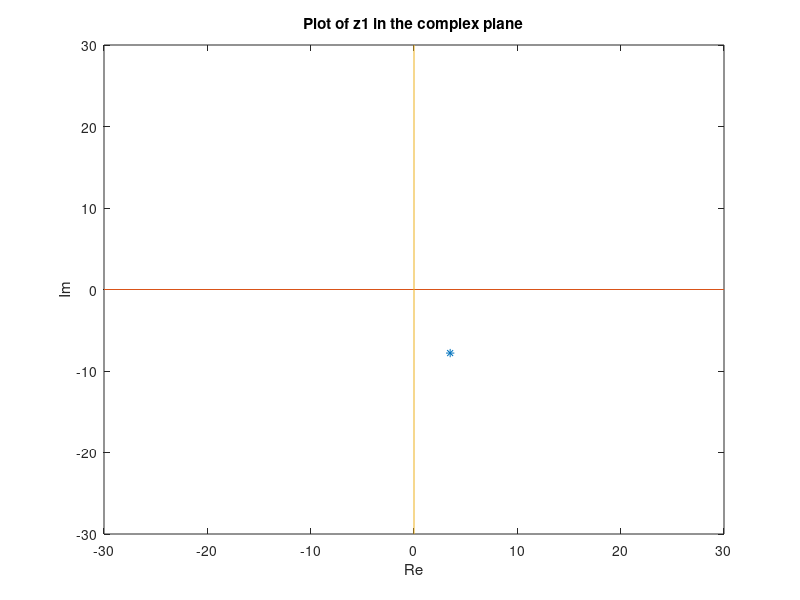
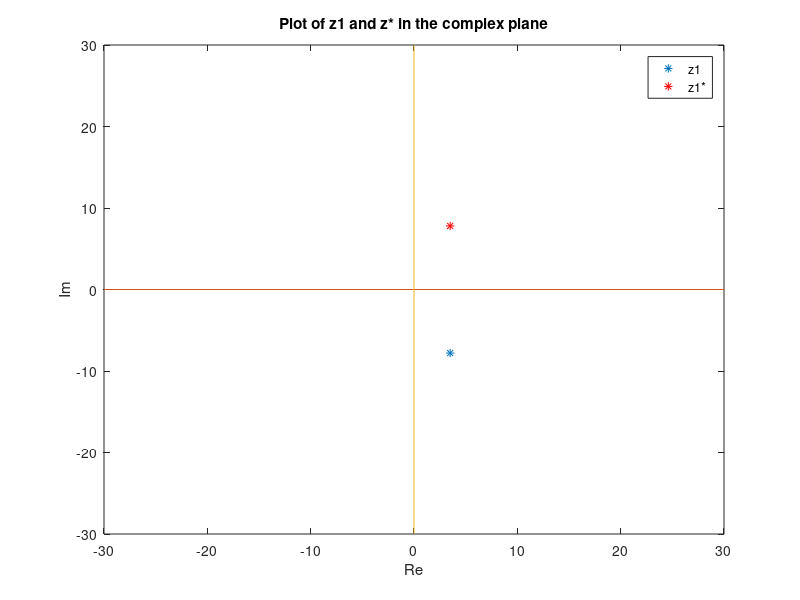
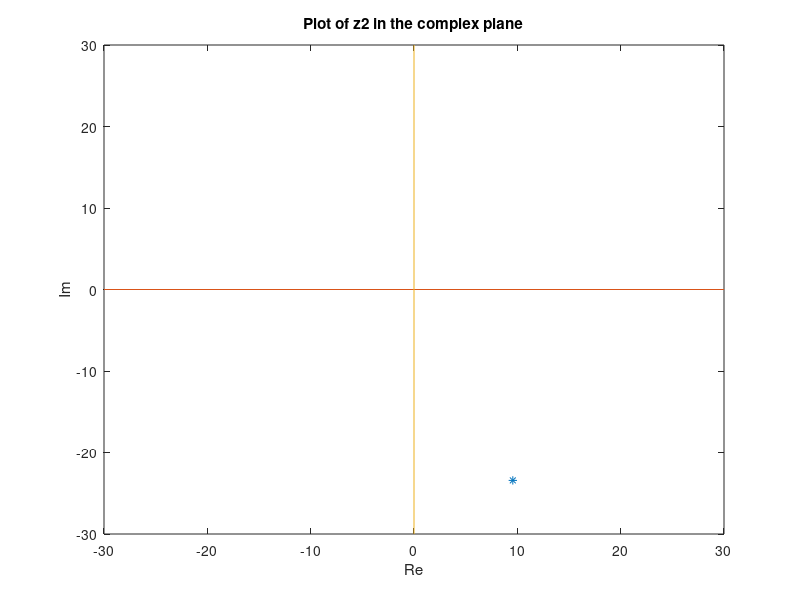

These charts were generated, in order, by the following MATLAB code: (Note: this script raises an error after producing the figures.)
%% 5. exercise set

%% 1. Complex numbers

% INPUT
a = 3.5;
b = -7.8;
z1 = a+b*i;

% COMP
rz1=real(z1);                   % Real part of z1
imz1=imag(z1);                  % Imaginary part of z1

% OUTPUT
figure(10)
plot(rz1,imz1,'*')              % Plotting z1 in the complex plane
axis([-30 30 -30 30])
hold on
plot([-30 30], [0 0])           % Create x-axis on plot
plot([0 0], [-30 30])           % Create y-axis on plot

xlabel('Re')        
ylabel('Im')
title('Plot of z1 in the complex plane')
hold off

%%%%%%%%%%%%%%%%%%%%%%%%%%%%%%%%%%%%%%%%%%%%%%%%%%%%%%%%%%%%%%%%%%%%%%%%%%%

% Modulus and argument

% By definition:
'Modulus of z1 calculated from definition:'
mod_z1=sqrt(a^2 + b^2)   
'Argument of z1 calculated from definition:'
arg_z1=atan(b/a)                

% By matlab commands
'Modulus of z1 calculated with matlab command:'
mod2_z1 = abs(z1)              
'Argument of z1 calculated with matlab command:'
arg2_z1= angle(z1)             

% On the plot the modulus of z1 is the length from (0,0) to z1, and the
% argument is the angle between the real axis and the line from (0,0) to z1.

%%%%%%%%%%%%%%%%%%%%%%%%%%%%%%%%%%%%%%%%%%%%%%%%%%%%%%%%%%%%%%%%%%%%%%%%%%%

% Complex conjugate of z1, z1_con

% INPUT
'Complex conjugate, z1*'
z1_con=a-b*i                    % Complex conjugate of z1


% COMP
rz1_con = real(z1_con);         % Real part of the conjugate
imz1_con = imag(z1_con);        % Imaginary part of the conjugate

% Modulus and argument
'Modulus of z1* calculated with matlab command:'
mod2_z1_con = abs(z1_con) 
'Argument of z1* calculated with matlab command:'
arg2_z1_con= angle(z1_con)      


% OUPUT
figure(11)
plot(rz1,imz1,'*',rz1_con,imz1_con,'r*')      % Plotting z1* and z1 in the complex plane
axis([-30 30 -30 30])
hold on
plot([-30 30], [0 0])           % Create x-axis on plot
plot([0 0], [-30 30])           % Create y-axis on plot

xlabel('Re')        
ylabel('Im')
title('Plot of z1 and z* in the complex plane')
hold off
legend('z1','z1*')

% The modulus of the complex conjugate, z1*, is the same as for z1, and the
% argument z1* has the same value, but the opposite sign of that of z1.

%%%%%%%%%%%%%%%%%%%%%%%%%%%%%%%%%%%%%%%%%%%%%%%%%%%%%%%%%%%%%%%%%%%%%%%%%%%

%% 1b.

%INPUT
z2=25.3*exp(i*5.1);

%COMP
rz2=real(z2);
imz2= imag(z2);

% Modulus and argument of z2
'Modulus of z2 calculated with matlab command:'
mod2_z2 = abs(z2)               
'Argument of z2 calculated with matlab command:'
arg2_z2= angle(z2)             

%OUTPUT
figure(12)
plot(rz2,imz2,'*')
axis([-30 30 -30 30])
hold on
plot([-30 30], [0 0])           % Create x-axis on plot
plot([0 0], [-30 30])           % Create y-axis on plot
xlabel('Re')        
ylabel('Im')
title('Plot of z2 in the complex plane')
hold off

%%%%%%%%%%%%%%%%%%%%%%%%%%%%%%%%%%%%%%%%%%%%%%%%%%%%%%%%%%%%%%%%%%%%%%%%%%%

% On the form z2=a + ib, z2 is written as z2 = 9.6 - 23.4i. Where a = 9.6
% and b = -23.4

%%%%%%%%%%%%%%%%%%%%%%%%%%%%%%%%%%%%%%%%%%%%%%%%%%%%%%%%%%%%%%%%%%%%%%%%%%%

%% 2. Seismogram

% 2a)
% INPUT
load col_z.txt                  % Loading the seismogram
t_int=0:(length(col_z)-1);      % Time intervals
freq=20;                        % Sampling frequency
t=t_int/freq;                   % Sampling time
f=col_z;                        % Denoting the seismogram as f

%%%%%%%%%%%%%%%%%%%%%%%%%%%%%%%%%%%%%%%%%%%%%%%%%%%%%%%%%%%%%%%%%%%%%%%%%%%

%OUTPUT

figure(20)
plot(t,f)
ylabel('Amplitude')
xlabel('Time (s)')
title('Seismogram of Mariana Island earthquake')

%%%%%%%%%%%%%%%%%%%%%%%%%%%%%%%%%%%%%%%%%%%%%%%%%%%%%%%%%%%%%%%%%%%%%%%%%%%

%% 2b) Removing the mean

%COMP
fmean=mean(f);                  % Finding the mean of the seismogram
fm=f-fmean;                     % Removing the mean from the seismogram to get the mean of f = 0

%OUTPUT
figure(21)
subplot(3,1,1)
plot(t,f)
grid on
ylabel('Amplitude')
xlabel('Time (s)')
title('Original seismogram of Mariana Island earthquake, f(t)')

subplot(3,1,2)
plot(t,fm,'r')
grid on
ylabel('Amplitude')
xlabel('Time (s)')
title('Timeshifted seismogram, mean=0, fm(t) ')

subplot(3,1,3)
plot(t,f,t,fm,'r')
grid on
ylabel('Amplitude')
xlabel('Time (s)')
title('Comparison between f(t) and fm(t)')
legend('f(t)','fm(t)')

% The timeseries f(t) is shifted downwards when the mean is removed from
% the signal. The modified signal, fm(t), is centered around 0 on the
% y-axis.

%%%%%%%%%%%%%%%%%%%%%%%%%%%%%%%%%%%%%%%%%%%%%%%%%%%%%%%%%%%%%%%%%%%%%%%%%%%

%% 2c) Detrending the signal

%COMP
fd=detrend(f);                  % Removing trends from the signal

%OUTPUT
figure(22)
subplot(3,1,1)
plot(t,f)
grid on
ylabel('Amplitude')
xlabel('Time (s)')
title('Original seismogram of Mariana Island earthquake, f(t)')

subplot(3,1,2)
plot(t,f,t,fd,'g')
grid on
ylabel('Amplitude')
xlabel('Time (s)')
title('Comparison between f(t) and fd(t)')
legend('f(t)','fd(t)')

subplot(3,1,3)
plot(t,fm,'r',t,fd,'g')
grid on
ylabel('Amplitude')
xlabel('Time (s)')
title('Comparison between fm(t) and fd(t)')
legend('fm(t)','fd(t)')

% When using the detrend command the trends in the seismogram is removed.
% The modified signal, fd(t), is centered around 0 on the y-axis.
% In addition, an upward-going trend is removed, and the signal is
% therefore oriented more along the horizontal axis, unlike fm(t) which is
% sloping upwards with time. When using the detrend command on f(t), it is
% not necessary to remove the mean first as we did in 2b.

%%%%%%%%%%%%%%%%%%%%%%%%%%%%%%%%%%%%%%%%%%%%%%%%%%%%%%%%%%%%%%%%%%%%%%%%%%%

%% 2d) Downsampling script

%INPUT
a=length(fd);                   % Length of the signal

%COMP
d=20/0.5;                       % Ratio between orginal and new sampling
fd1=fd(1:d:a);                  % Picking out every 40 point (ratio =40)
t1=t(1:d:a);                    % Creating a time vector with every 40 point

%OUTPUT
figure(23)
subplot(2,1,1)
plot(t,fd)
grid on
ylabel('Amplitude')
xlabel('Time (s)')
title('Original seismogram of Mariana Island earthquake, fd(t)')

subplot(2,1,2)
plot(t1,fd1)
grid on
ylabel('Amplitude')
xlabel('Time (s)')
title('Downsampled seismogram of Mariana Island earthquake, fd1(t)')

figure(24)
subplot(2,1,1)
plot(t,fd,'*-')
grid on
ylabel('Amplitude')
xlabel('Time (s)')
axis([1100 1120 -1.5*10^4 1.5*10^4])
title('Zoom in on original seismogram, fd(t)')

subplot(2,1,2)
plot(t1,fd1,'*-')
grid on
ylabel('Amplitude')
xlabel('Time (s)')
axis([1100 1120 -1.5*10^4 1.5*10^4])
title('Zoom in on downsampled seismogram, fd1(t)')

% When looking at the whole signal it is difficult to see any difference
% between the orignal signal and the downsampled one. However, when looking
% at a zoomed in section the difference is great. The signals resolution is
% greatly reduced. The smooth waves from the original signal is reduced to
% a jagged signal. The points marking the samples are also greatly reduced.

%%%%%%%%%%%%%%%%%%%%%%%%%%%%%%%%%%%%%%%%%%%%%%%%%%%%%%%%%%%%%%%%%%%%%%%%%%%

%% Downsampling using downsample command

%COMP
fd_ds=downsample(fd,40);        % The downsample command picks every 40 point from fd
t_ds=downsample(t,40);          % Need to downsample the time vector for plotting

%OUTPUT
figure(25)
subplot(3,1,1)
plot(t,fd)
grid on
ylabel('Amplitude')
xlabel('Time (s)')
title('Original seismogram of Mariana Island earthquake, fd(t)')

subplot(3,1,2)
plot(t1,fd1)
grid on
ylabel('Amplitude')
xlabel('Time (s)')
title('Downsampled seismogram of Mariana Island earthquake, fd1(t)')

subplot(3,1,3)
plot(t_ds,fd_ds)
grid on
ylabel('Amplitude')
xlabel('Time (s)')
title('Downsampled seismogram, fd2(t), using the downsample command')

figure(26)
subplot(3,1,1)
plot(t,fd,'*-')
grid on
ylabel('Amplitude')
xlabel('Time (s)')
axis([1100 1120 -1.5*10^4 1.5*10^4])
title('Zoom in on original seismogram, fd(t)')

subplot(3,1,2)
plot(t1,fd1,'*-')
grid on
ylabel('Amplitude')
xlabel('Time (s)')
axis([1100 1120 -1.5*10^4 1.5*10^4])
title('Zoom in on downsampled seismogram, fd1(t)')

subplot(3,1,3)
plot(t1,fd_ds,'*-')
grid on
ylabel('Amplitude')
xlabel('Time (s)')
axis([1100 1120 -1.5*10^4 1.5*10^4])
title('Zoom in on downsampled seismogram, fd2(t)')

% The downsampled signal resulting from the downsample command seems to be
% similar to the one resulting from my script.

%%%%%%%%%%%%%%%%%%%%%%%%%%%%%%%%%%%%%%%%%%%%%%%%%%%%%%%%%%%%%%%%%%%%%%%%%%%

%% 2d) Upsampling

%INPUT
a2=length(fd);                  % Length of fd
freq2=80;                       % New, upsampled frequency
c=(length(fd))*4;               % Increasing the amount of samples by a factor of 4 (20*4=80Hz)
to=0:c;                         % Time increments increased by a factor of 4
t2=to/freq2;                    % New time vector 

%COMP
fd3=interp1(t,fd,t2);           % Using the interp1 command to interpolate fd
fd4=interp1(t,fd,t2,'spline');  % Using the interp1 command to interpolate fd, with the spline method

%OUTPUT
figure(27)
subplot(3,1,1)
plot(t,fd)
grid on
ylabel('Amplitude')
xlabel('Time (s)')
title('Original seismogram of Mariana Island earthquake, 20Hz, fd(t)')

subplot(3,1,2)
plot(t2,fd3)
grid on
ylabel('Amplitude')
xlabel('Time (s)')
title('Upsampled seismogram, using linear interpolation, 80Hz, fd3(t)')

subplot(3,1,3)
plot(t2,fd4)
grid on
ylabel('Amplitude')
xlabel('Time (s)')
title('Upsampled seismogram, using spline interpolation, 80Hz, fd4(t)')

% Zoomed in sections
figure(28)
subplot(3,1,1)
plot(t,fd,'*-')
axis([1100 1110 -10^4 10^4])
ylabel('Amplitude')
xlabel('Time (s)')
title('Original seismogram, fd(t), zoomed in')

subplot(3,1,2)
plot(t2,fd3,'*-')
axis([1100 1110 -10^4 10^4])
grid on
ylabel('Amplitude')
xlabel('Time (s)')
title('Upsampled seismogram, fd3(t), zoomed in')

subplot(3,1,3)
plot(t2,fd4,'*-')
grid on
axis([1100 1110 -10^4 10^4])
ylabel('Amplitude')
xlabel('Time (s)')
title('Upsampled seismogram, fd4(t), zoomed in ')

% There is no visible change in the signal after upsampling. Even after
% zooming in the signal looks the same. The difference is only seen when marking
% the samples with *, then the increased amount of samples can be seen.
% Even so, the original signal is already very densly sampled and the shape
% of the signal does not really change with the increased amount of
% samples.

%%%%%%%%%%%%%%%%%%%%%%%%%%%%%%%%%%%%%%%%%%%%%%%%%%%%%%%%%%%%%%%%%%%%%%%%%%%

%% 2e) Taper function

clear all
close all

%INPUT
% Preparing the signal
load col_z.txt                  % Loading the seismogram
ft=col_z;                       % Defining f(t)
fd=detrend(ft);                 % Detrending the signal
freq=20;                        % Frequency
np=length(fd);                  % Length fd
t_int=0:(length(fd)-1);         % Time intervals
t=t_int/freq;                   % Sampling time vector

%%%%%%%%%%%%%%%%%%%%%%%%%%%%%%%%%%%%%%%%%%%%%%%%%%%%%%%%%%%%%%%%%%%%%%%%%%%

%Input for Taper1, 3s
range1=3;                       % 3 seconds range
s_range1=range1*freq;           % Sampling range (3 seconds * amount of samples per sec)
theta1=linspace(0,pi,s_range1); % Defining theta, 0-pi, over the length of the 3 s range

costap1=zeros(1,np);            % Creating empty array for the taper1 function

counter1=0;                     % Counter to be used in the loop

%COMP1
for i=1:np;

    if i < s_range1;            % For the first 500 s of the taper, the formula used for costap is:
        costap1(i) = 0.5*(-cos(theta1(i))+1);
        
    elseif i > np-(s_range1);   % For the last 500 s of the taper, the formula used for costap is:
        counter1=counter1+1;      % (Using counter in place of i, in the second part of the loop)
        costap1(i) = 0.5*(cos(theta1(counter1))+1);
        
    else costap1(i)=1;           % For all other times the taper is set to 1
    end
end

fd_tap1=fd.*costap1;              % Taper1 applied to the signal

%%%%%%%%%%%%%%%%%%%%%%%%%%%%%%%%%%%%%%%%%%%%%%%%%%%%%%%%%%%%%%%%%%%%%%%%%%%

% Input for Taper2, 500s

range2=500;                     % 500 seconds range
s_range2=range2*freq;           % Sampling range
theta2=linspace(0,pi,s_range2); % Defining theta, 0-pi, over the length of the 500s range

costap2=zeros(1,np);            % Creating empty array for the taper2 function

counter2=0;                     % Counter to be used in the loop

%COMP2
for i=1:np;

    if i < s_range2;             % For the first 500 s of the taper, the formula used for costap is:
        costap2(i) = 0.5*(-cos(theta2(i))+1);
        
    elseif i > np-(s_range2);    % For the last 500 s of the taper, the formula used for costap is:
        counter2=counter2+1;      % (Using counter in place of i, in the second part of the loop)
        costap2(i) = 0.5*(cos(theta2(counter2))+1);
        
    else costap2(i)=1;           % For all other times the taper is set to 1
    end
end

fd_tap2=fd.*costap2;              % Taper applied to the signal

%%%%%%%%%%%%%%%%%%%%%%%%%%%%%%%%%%%%%%%%%%%%%%%%%%%%%%%%%%%%%%%%%%%%%%%%%%%

%OUTPUT
% Plotting the 3 s taper %%%%%%%%%%%%%%%%%%%%%%%%%%%%%%%%%%%%%%%%%%%%%%%%%%
figure(29)
subplot(4,1,1)
plot(t,costap1)
grid on
title('Taper function, range = 3s')
ylabel('Amplitude')
xlabel('Time (s)')

subplot(4,1,2)
plot(t,fd)
grid on
ylabel('Amplitude')
xlabel('Time (s)')
title('Original seismogram of Mariana Island earthquake, 20Hz, fd(t)')

subplot(4,1,3)
plot(t,fd_tap1)
grid on
ylabel('Amplitude')
xlabel('Time (s)')
title('The 3s taper function applied to the original seismogram')

subplot(4,1,4)
plot(t,fd_tap1)
axis([0 20 -10^4 10^4])
grid on
ylabel('Amplitude')
xlabel('Time (s)')
title('Zoom in on the seismogram with applied taper')

% Plotting the 500s taper %%%%%%%%%%%%%%%%%%%%%%%%%%%%%%%%%%%%%%%%%%%%%%%%%
figure(30)
subplot(3,1,1)
plot(t,costap2)
grid on
title('Taper function, range = 500s')
ylabel('Amplitude')
xlabel('Time (s)')

subplot(3,1,2)
plot(t,fd)
grid on
ylabel('Amplitude')
xlabel('Time (s)')
title('Original seismogram of Mariana Island earthquake, 20Hz, fd(t)')

subplot(3,1,3)
plot(t,fd_tap2)
grid on
ylabel('Amplitude')
xlabel('Time (s)')
title('The 500s taper function applied to the original seismogram')

% The 3s taper has a very short range and it is not possible to see the
% result of applying it to the signal, without zooming in. When zoomed in
% you can see that the signal is now starting at zero and increasing during 
% the first 3 seconds. At the 3 last seconds of the signal it tapers of to 
% zero again.  
% The 500s taper har a longer range, and the effect of applying it to the
% signal is easy to see, even without zooming. The signal starts at zero
% and increases for the first 500 seconds, and tapers off to zero during 
% the last 500s. 
% The signal between the ranges are left unchanged.































